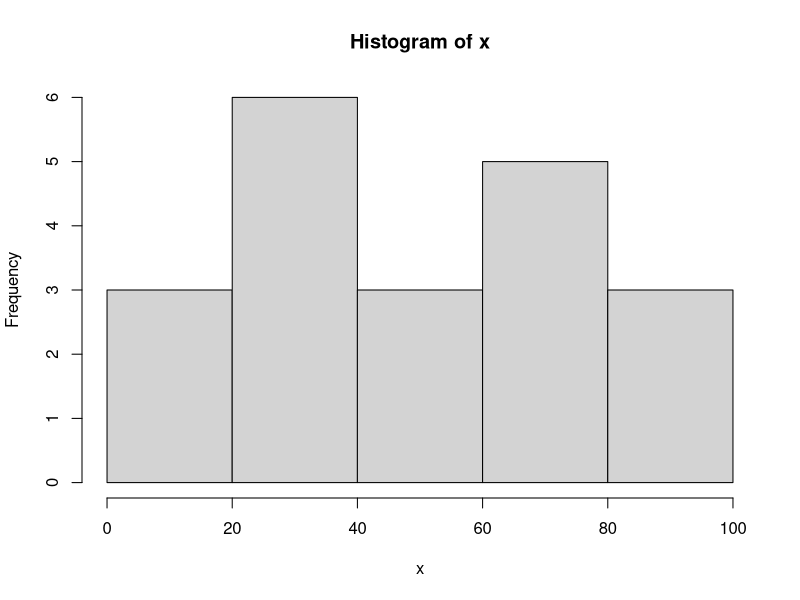
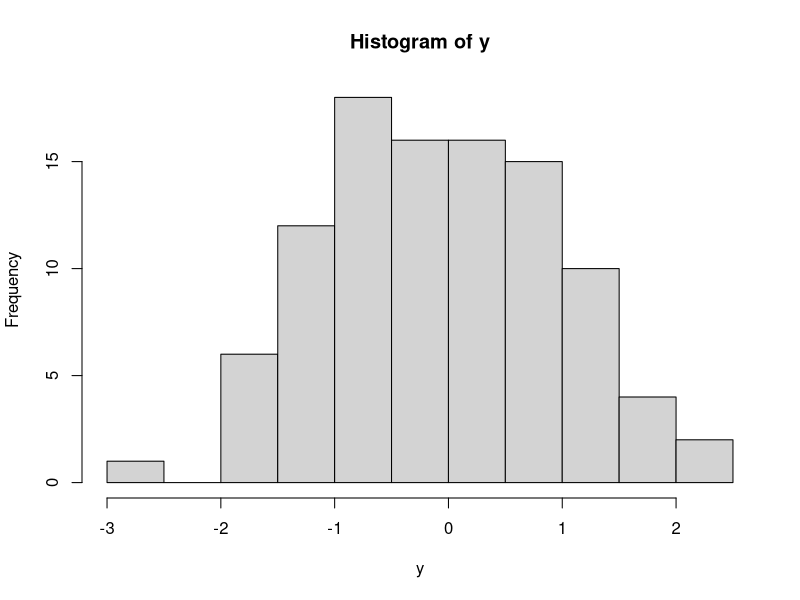

Write the R code that produced these figures, in order. (Note: this script raises an error after producing the figures.)
## ---- chunk 1


# Control Structures 
?runif

# If condition
x<-runif(20,0,100)
x
hist(x)
y<-rnorm(100)
hist(y)
mean(y)
sd(y)


x1<-runif(1,0,10)
x1
if(x1>3){
  print("x1 is greater than three")
} else {
  print(" x1 is less or equal to three")
}

# For condition

x<-c("a","b","c","d")


# while

count<-1
while (count<10){
print(count)
count<-count+1
}

###### set seed

z<-5
set.seed(1)
while (z>=3 && z<= 10) {
coin
}

#Next and Break

for (i in 1:100){
  print(1:i)
}
if (i>20){
  break
}
